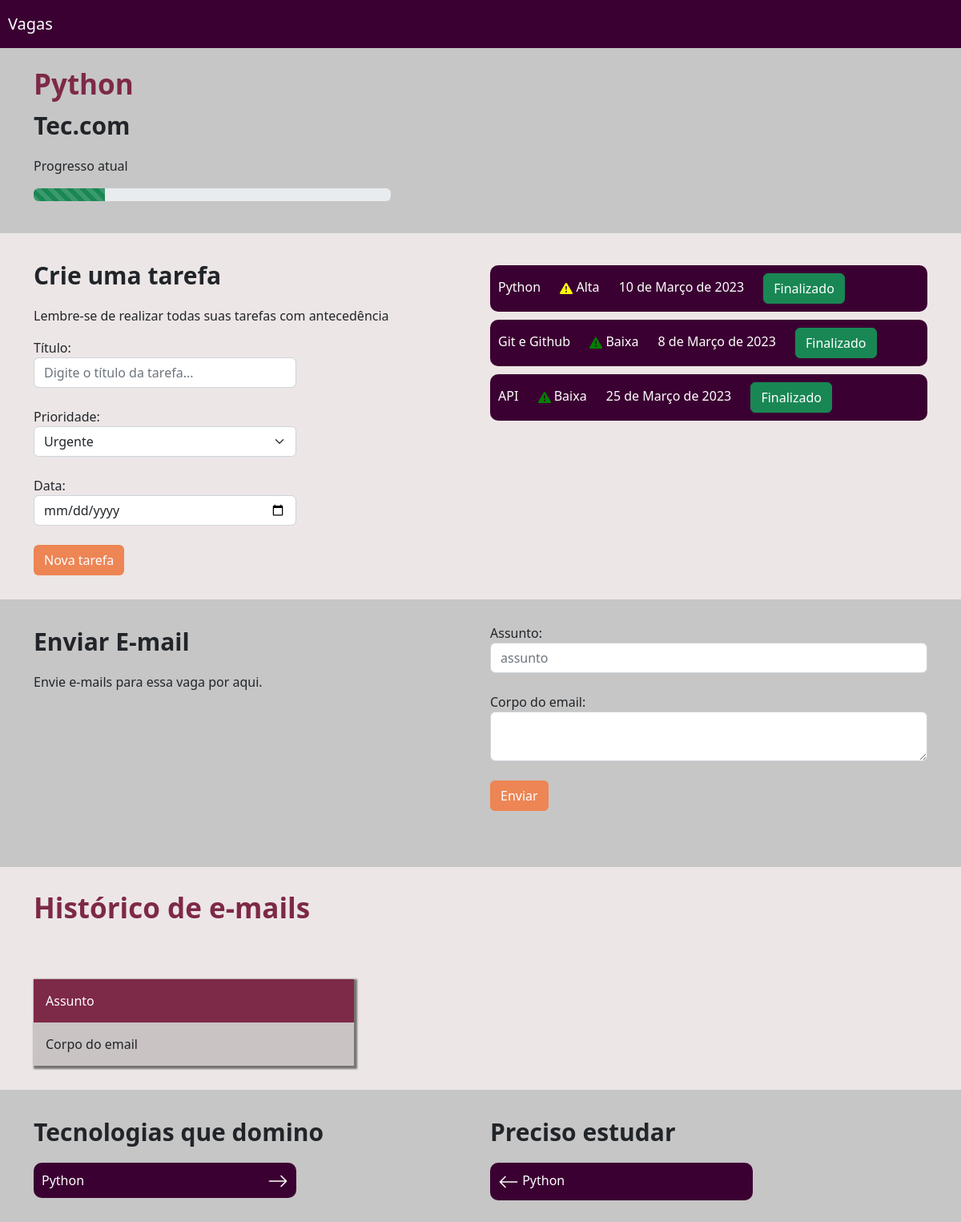
/vagas/vaga/1, run on an earlier commit of the app's database.
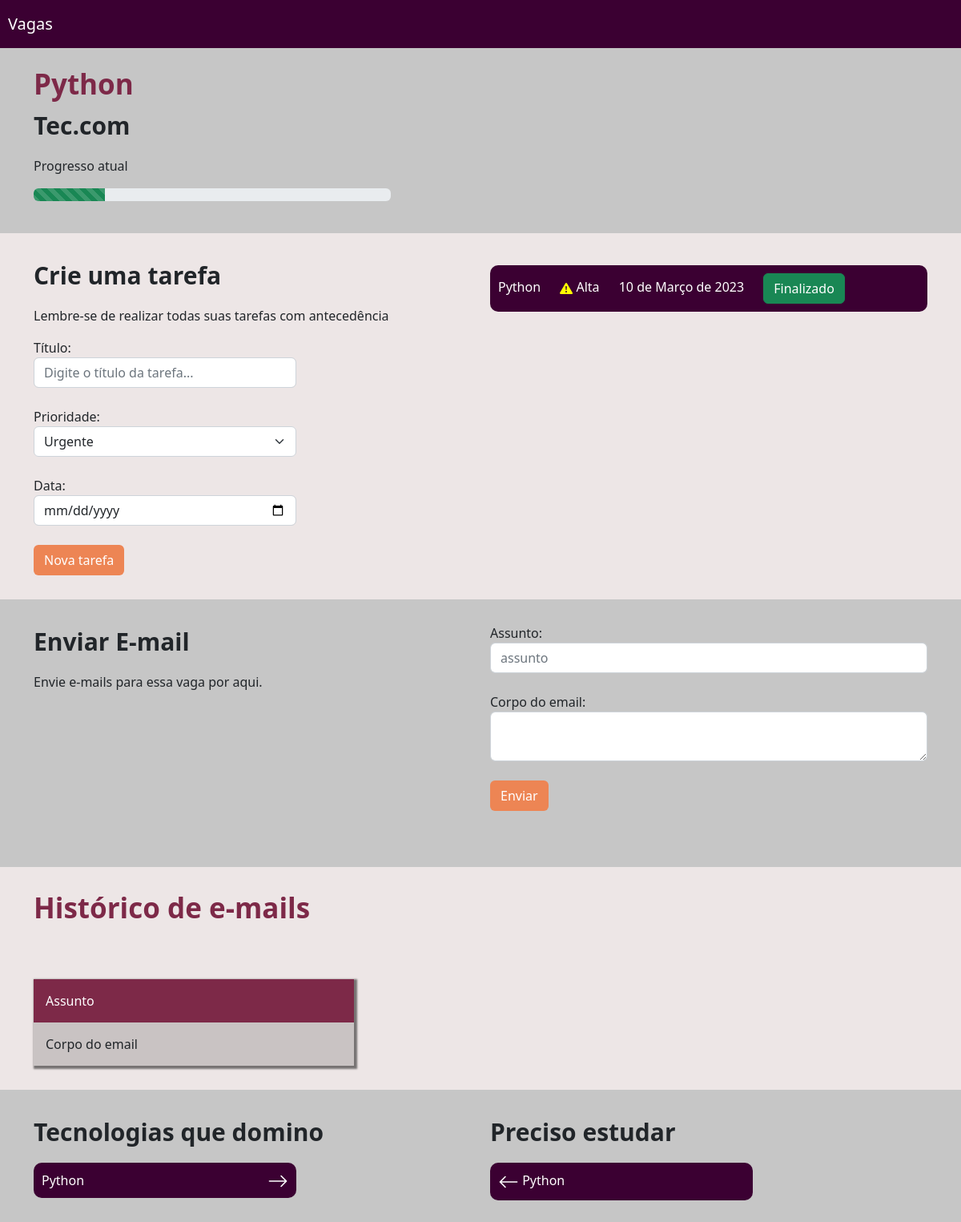
And on a later commit of the database.
### vagas/models.py (models this page shows, shortened)
class Tarefa(models.Model):
    choices_prioridade = (
        ('B', 'Baixa'),
        ('A', 'Alta'),
        ('U', 'Urgente')
    )
    vaga = models.ForeignKey(Vagas, on_delete=models.CASCADE)
    titulo = models.CharField(max_length=30)
    prioridade = models.CharField(max_length=1, choices=choices_prioridade)
    data = models.DateField()
    realizada = models.BooleanField(default=False)
    def icon(self):
        if self.prioridade == "U":
            classe = 'prioridade-vermelho'
        elif self.prioridade == "A":
            classe = 'prioridade-amarelo'
        elif self.prioridade == "B":
            classe = 'prioridade-verde'
        icon = f'''<svg  class="{classe}" xmlns="http://www.w3.org/2000/svg" width="16" height="16" fill="currentColor" class="bi bi-exclamation-triangle-fill" viewBox="0 0 16 16">
                                    <path d="M8.982 1.566a1.13 1.13 0 0 0-1.96 0L.165 13.233c-.457.778.091 1.767.98 1.767h13.713c.889 0 1.438-.99.98-1.767L8.982 1.566zM8 5c.535 0 .954.462.9.995l-.35 3.507a.552.552 0 0 1-1.1 0L7.1 5.995A.905.905 0 0 1 8 5zm.002 6a1 1 0 1 1 0 2 1 1 0 0 1 0-2z"/>
                    </svg>'''
        return mark_safe(icon)
    class Meta:
        verbose_name = 'Tarefa'
        verbose_name_plural = 'Tarefas'

### vagas/views.py (the view)
# urls.py: path('vaga/<int:id>', views.vaga, name="vaga"),
def vaga(request, id):
    vaga = get_object_or_404(Vagas, id=id)
    tarefas = Tarefa.objects.filter(vaga=vaga).filter(realizada=False)
    return render(request, 'vaga.html', {'vaga': vaga, 'tarefas': tarefas,})

### empresa/models.py (called while the page is built)
    def __str__(self):
        return self.nome

    def progresso(self):
        x = [((i+1)*20,j[0]) for i, j in enumerate(self.choices_status)]
        x = list(filter(lambda x: x[1] == self.status, x))[0][0]
        return x

### vagas/templates/vaga.html (shortened to what the changed rows need)
{% extends 'base.html' %}
{% load static %}
{% block 'head' %}
    <link rel="stylesheet" href="{% static 'vaga/css/vaga.css' %}">
{% endblock %}
{% block 'body' %}
    <div class="bg2">
        <div class="container">
            <div class="row">
                <div class="col-md">
                    {% for tarefa in tarefas %}
                        <div class="li-tarefa">
                            <label>{{tarefa.titulo}}</label>
                            <label class="prioridade-bloco">
                                {{tarefa.icon}}
                                {{tarefa.get_prioridade_display}}
                            </label>
                            <label class="prioridade-bloco">
                                {{tarefa.data}}
                            </label>
                            <label class="prioridade-bloco">
                                <a href="{% url 'realizar_tarefa' tarefa.id %}" class="btn btn-success">Finalizado</a>
                            </label>
                        </div>
                    {% endfor %}
                </div>
            </div>
        </div>
    </div>
{% endblock %}

What changed in the data, as far as the page shows it:
no longer on this page (row edited): Tarefa: titulo "Git e Github", prioridade "Baixa", data "8 de Março de 2023"
no longer on this page (row edited): Tarefa: titulo "API", prioridade "Baixa", data "25 de Março de 2023"
